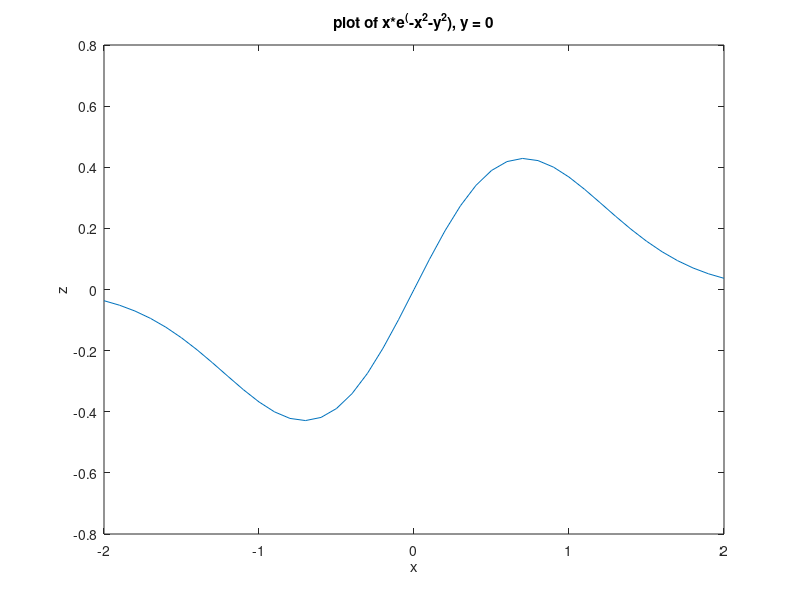

Source code (MATLAB):
x = [-2:0.1:2];
y = [-2:0.1:2];
[X, Y]=meshgrid(x, y);
G = X.*exp(-X.*X-Y.*Y);
surfc(X,Y,G);
title('plot of x*e^(-x^2-y^2)');
xlabel('x');ylabel('y');zlabel('z');

y1 = -2;
G1 = x.*exp(-x.*x-y1.*y1);
plot(x,G1);
title('plot of x*e^(-x^2-y^2), y = -2');
xlabel('x');ylabel('z');

x1 = -1;
G1 = x1.*exp(-x1.*x1-y.*y);
plot(y,G1);
title('plot of x*e^(-x^2-y^2), x = -1');
xlabel('y');ylabel('z');

y2 = 0;
G1 = x.*exp(-x.*x-y2.*y2);
plot(x,G1);
title('plot of x*e^(-x^2-y^2), y = 0');
xlabel('x');ylabel('z');

[maxx, maxpos] = max(G);
[maximum, pos] = max(maxx);
maxpos(pos)
pos
maximum

[minx, minpos] = min(G);
[minimum, pos] = min(minx);
minpos(pos)
pos
minimum
